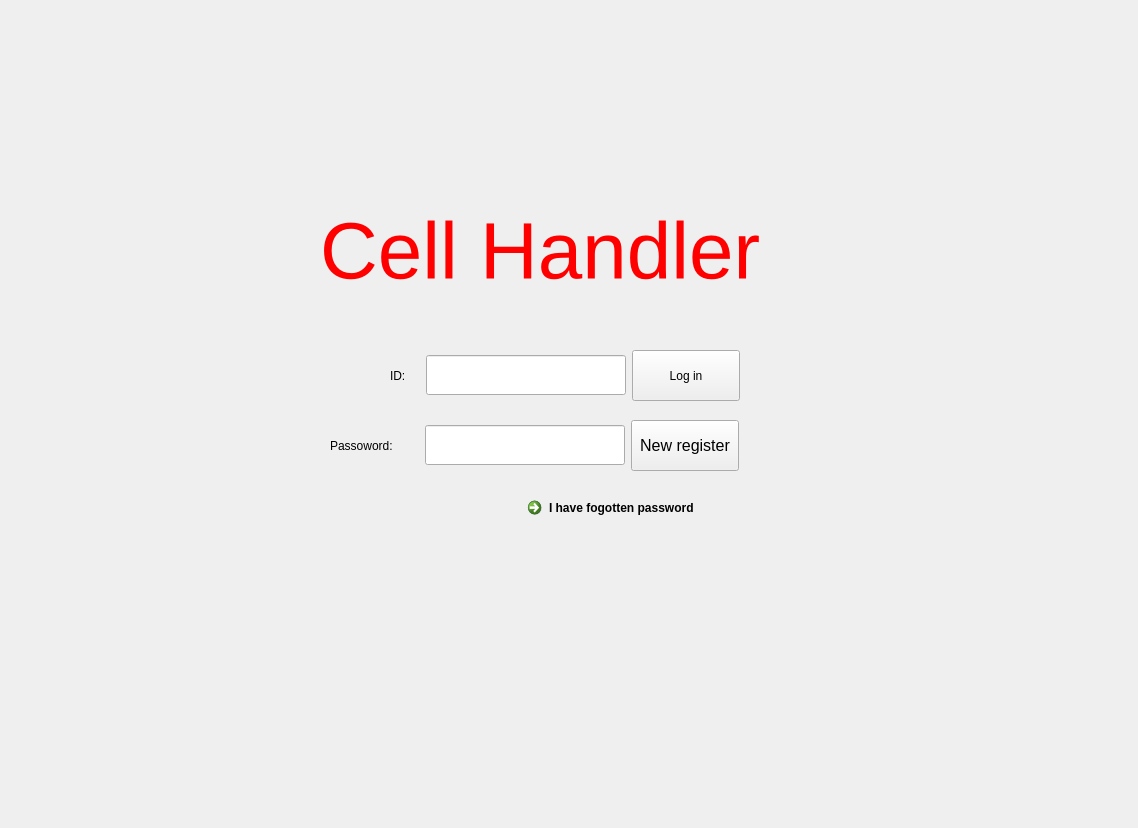
<?xml version="1.0" encoding="UTF-8"?>
<ui version="4.0">
 <class>Form</class>
 <widget class="QWidget" name="Form">
  <property name="geometry">
   <rect>
    <x>0</x>
    <y>0</y>
    <width>1138</width>
    <height>828</height>
   </rect>
  </property>
  <property name="windowTitle">
   <string>Log in</string>
  </property>
  <property name="styleSheet">
   <string notr="true">QPushButton{
	width:100px;
	height:50px;
	font: 12pt &quot;Segoe UI&quot;;
}
</string>
  </property>
  <widget class="QLabel" name="label">
   <property name="geometry">
    <rect>
     <x>320</x>
     <y>210</y>
     <width>441</width>
     <height>81</height>
    </rect>
   </property>
   <property name="font">
    <font>
     <family>Segoe UI</family>
     <pointsize>60</pointsize>
     <weight>50</weight>
     <italic>false</italic>
     <bold>false</bold>
    </font>
   </property>
   <property name="styleSheet">
    <string notr="true">color: rgb(255, 0, 0);</string>
   </property>
   <property name="text">
    <string>Cell Handler</string>
   </property>
  </widget>
  <widget class="QCommandLinkButton" name="commandLinkButton">
   <property name="geometry">
    <rect>
     <x>520</x>
     <y>490</y>
     <width>221</width>
     <height>41</height>
    </rect>
   </property>
   <property name="text">
    <string>I have fogotten password</string>
   </property>
  </widget>
  <widget class="QWidget" name="">
   <property name="geometry">
    <rect>
     <x>390</x>
     <y>350</y>
     <width>350</width>
     <height>51</height>
    </rect>
   </property>
   <layout class="QHBoxLayout" name="horizontalLayout">
    <item>
     <widget class="QLabel" name="label_2">
      <property name="styleSheet">
       <string notr="true">QLabel {
	font: 12pt &quot;Segoe UI&quot;;
}</string>
      </property>
      <property name="text">
       <string>ID: </string>
      </property>
     </widget>
    </item>
    <item>
     <widget class="QLineEdit" name="idEdit">
      <property name="minimumSize">
       <size>
        <width>200</width>
        <height>40</height>
       </size>
      </property>
      <property name="maximumSize">
       <size>
        <width>200</width>
        <height>40</height>
       </size>
      </property>
     </widget>
    </item>
    <item>
     <widget class="QPushButton" name="pushButton">
      <property name="text">
       <string>Log in</string>
      </property>
     </widget>
    </item>
   </layout>
  </widget>
  <widget class="QWidget" name="">
   <property name="geometry">
    <rect>
     <x>330</x>
     <y>420</y>
     <width>409</width>
     <height>51</height>
    </rect>
   </property>
   <layout class="QHBoxLayout" name="horizontalLayout_2">
    <item>
     <widget class="QLabel" name="label_3">
      <property name="styleSheet">
       <string notr="true">QLabel {
	font: 12pt &quot;Segoe UI&quot;;
}</string>
      </property>
      <property name="text">
       <string>Passoword: </string>
      </property>
     </widget>
    </item>
    <item>
     <widget class="QLineEdit" name="passwordEdit">
      <property name="minimumSize">
       <size>
        <width>200</width>
        <height>40</height>
       </size>
      </property>
      <property name="maximumSize">
       <size>
        <width>200</width>
        <height>40</height>
       </size>
      </property>
     </widget>
    </item>
    <item>
     <widget class="QPushButton" name="pushButton_2">
      <property name="font">
       <font>
        <family>Segoe UI</family>
        <pointsize>12</pointsize>
        <weight>50</weight>
        <italic>false</italic>
        <bold>false</bold>
       </font>
      </property>
      <property name="text">
       <string>New register</string>
      </property>
     </widget>
    </item>
   </layout>
  </widget>
 </widget>
 <resources/>
 <connections/>
</ui>
